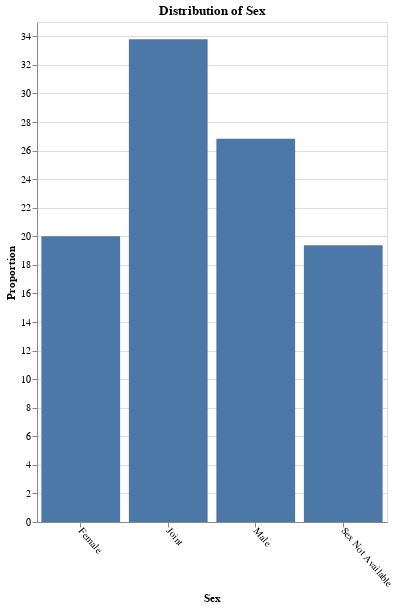

Notebook source saved alongside this figure:
### Code cell
sex_dist = pd.DataFrame(df.derived_sex.value_counts(normalize=True) * 100).reset_index()

alt.Chart(sex_dist).mark_bar().encode(
    alt.X('derived_sex', axis=alt.Axis(labelAngle=50, title="Sex")),
    alt.Y('proportion', title='Proportion', stack=None),
).properties(
    width=350, 
    height=500,
    title="Distribution of Sex"
)

### Figure 1 — Vega-Lite specification as saved in the notebook (floating-point values rounded to 4 significant figures)
{"config": {"view": {"continuousWidth": 300, "continuousHeight": 300}}, "data": {"name": "data-a52d51621a40eb3eccd7a42b49c735a6"}, "mark": {"type": "bar"}, "encoding": {"x": {"axis": {"labelAngle": 50, "title": "Sex"}, "field": "derived_sex", "type": "nominal"}, "y": {"field": "proportion", "stack": null, "title": "Proportion", "type": "quantitative"}}, "height": 500, "title": "Distribution of Sex", "width": 350, "$schema": "https://vega.github.io/schema/vega-lite/v5.16.3.json", "datasets": {"data-a52d51621a40eb3eccd7a42b49c735a6": [{"derived_sex": "Joint", "proportion": 33.79}, {"derived_sex": "Male", "proportion": 26.83}, {"derived_sex": "Female", "proportion": 20.01}, {"derived_sex": "Sex Not Available", "proportion": 19.37}]}}
